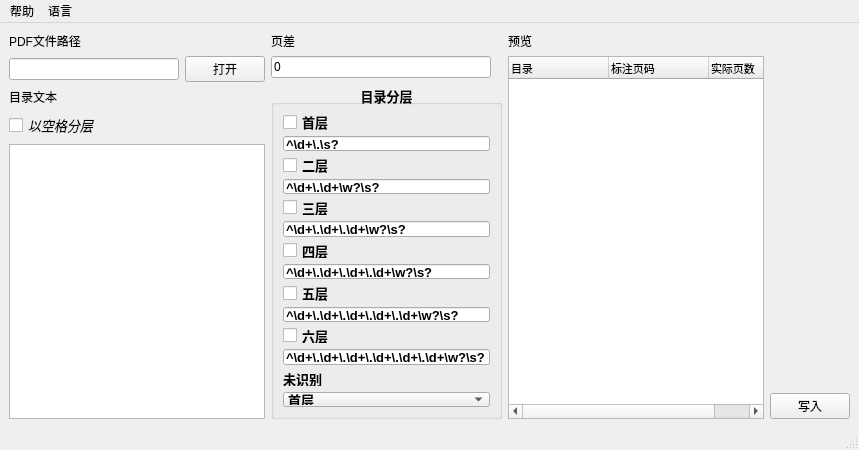
<?xml version="1.0" encoding="UTF-8"?>
<ui version="4.0">
 <class>PDFdir</class>
 <widget class="QMainWindow" name="PDFdir">
  <property name="geometry">
   <rect>
    <x>0</x>
    <y>0</y>
    <width>859</width>
    <height>450</height>
   </rect>
  </property>
  <property name="sizePolicy">
   <sizepolicy hsizetype="Ignored" vsizetype="Ignored">
    <horstretch>0</horstretch>
    <verstretch>0</verstretch>
   </sizepolicy>
  </property>
  <property name="minimumSize">
   <size>
    <width>330</width>
    <height>450</height>
   </size>
  </property>
  <property name="maximumSize">
   <size>
    <width>1000000</width>
    <height>1000000</height>
   </size>
  </property>
  <property name="acceptDrops">
   <bool>true</bool>
  </property>
  <property name="windowTitle">
   <string>PDFdir</string>
  </property>
  <widget class="QWidget" name="main_widget">
   <layout class="QHBoxLayout" name="horizontalLayout_5">
    <item>
     <layout class="QVBoxLayout" name="verticalLayout">
      <item>
       <widget class="QLabel" name="pdf_path_label">
        <property name="text">
         <string>PDF文件路径</string>
        </property>
       </widget>
      </item>
      <item>
       <layout class="QHBoxLayout" name="horizontalLayout">
        <item>
         <widget class="QLineEdit" name="pdf_path_edit"/>
        </item>
        <item>
         <widget class="QPushButton" name="open_button">
          <property name="text">
           <string>打开</string>
          </property>
         </widget>
        </item>
       </layout>
      </item>
      <item>
       <widget class="QLabel" name="dir_text_label">
        <property name="text">
         <string>目录文本</string>
        </property>
       </widget>
      </item>
      <item>
       <widget class="QCheckBox" name="space_level_box">
        <property name="font">
         <font>
          <pointsize>10</pointsize>
          <italic>true</italic>
         </font>
        </property>
        <property name="text">
         <string>以空格分层</string>
        </property>
       </widget>
      </item>
      <item>
       <widget class="QTextEdit" name="dir_text_edit">
        <property name="font">
         <font>
          <pointsize>8</pointsize>
          <italic>true</italic>
         </font>
        </property>
        <property name="html">
         <string>&lt;!DOCTYPE HTML PUBLIC &quot;-//W3C//DTD HTML 4.0//EN&quot; &quot;http://www.w3.org/TR/REC-html40/strict.dtd&quot;&gt;
&lt;html&gt;&lt;head&gt;&lt;meta name=&quot;qrichtext&quot; content=&quot;1&quot; /&gt;&lt;style type=&quot;text/css&quot;&gt;
p, li { white-space: pre-wrap; }
&lt;/style&gt;&lt;/head&gt;&lt;body style=&quot; font-family:'.AppleSystemUIFont'; font-size:8pt; font-weight:400; font-style:italic;&quot;&gt;
&lt;p style=&quot;-qt-paragraph-type:empty; margin-top:0px; margin-bottom:0px; margin-left:0px; margin-right:0px; -qt-block-indent:0; text-indent:0px; font-family:'SimSun'; font-style:normal;&quot;&gt;&lt;br /&gt;&lt;/p&gt;&lt;/body&gt;&lt;/html&gt;</string>
        </property>
        <property name="acceptRichText">
         <bool>false</bool>
        </property>
       </widget>
      </item>
     </layout>
    </item>
    <item>
     <layout class="QVBoxLayout" name="verticalLayout_3">
      <item>
       <spacer name="verticalSpacer_2">
        <property name="orientation">
         <enum>Qt::Vertical</enum>
        </property>
        <property name="sizeHint" stdset="0">
         <size>
          <width>20</width>
          <height>40</height>
         </size>
        </property>
       </spacer>
      </item>
      <item>
       <widget class="QLabel" name="offset_label">
        <property name="text">
         <string>页差</string>
        </property>
       </widget>
      </item>
      <item>
       <widget class="QLineEdit" name="offset_edit">
        <property name="maximumSize">
         <size>
          <width>220</width>
          <height>16777215</height>
         </size>
        </property>
        <property name="inputMethodHints">
         <set>Qt::ImhDigitsOnly</set>
        </property>
        <property name="inputMask">
         <string/>
        </property>
        <property name="text">
         <string>0</string>
        </property>
        <property name="maxLength">
         <number>32767</number>
        </property>
       </widget>
      </item>
      <item>
       <widget class="QGroupBox" name="sub_dir_group">
        <property name="maximumSize">
         <size>
          <width>240</width>
          <height>16777215</height>
         </size>
        </property>
        <property name="font">
         <font>
          <pointsize>10</pointsize>
          <weight>75</weight>
          <italic>false</italic>
          <bold>true</bold>
          <underline>false</underline>
          <kerning>true</kerning>
         </font>
        </property>
        <property name="autoFillBackground">
         <bool>true</bool>
        </property>
        <property name="title">
         <string>目录分层</string>
        </property>
        <property name="alignment">
         <set>Qt::AlignCenter</set>
        </property>
        <property name="flat">
         <bool>false</bool>
        </property>
        <property name="checkable">
         <bool>false</bool>
        </property>
        <layout class="QVBoxLayout" name="verticalLayout_2">
         <item>
          <widget class="QCheckBox" name="level0_box">
           <property name="text">
            <string>首层</string>
           </property>
          </widget>
         </item>
         <item>
          <widget class="QLineEdit" name="level0_edit">
           <property name="maximumSize">
            <size>
             <width>220</width>
             <height>16777215</height>
            </size>
           </property>
           <property name="text">
            <string extracomment="可变部分用*代替，如“第*部分”">^\d+\.\s?</string>
           </property>
           <property name="echoMode">
            <enum>QLineEdit::Normal</enum>
           </property>
          </widget>
         </item>
         <item>
          <widget class="QCheckBox" name="level1_box">
           <property name="text">
            <string>二层</string>
           </property>
          </widget>
         </item>
         <item>
          <widget class="QLineEdit" name="level1_edit">
           <property name="maximumSize">
            <size>
             <width>220</width>
             <height>16777215</height>
            </size>
           </property>
           <property name="text">
            <string extracomment="可变部分用*代替，如“第*章”">^\d+\.\d+\w?\s?</string>
           </property>
          </widget>
         </item>
         <item>
          <widget class="QCheckBox" name="level2_box">
           <property name="text">
            <string>三层</string>
           </property>
          </widget>
         </item>
         <item>
          <widget class="QLineEdit" name="level2_edit">
           <property name="maximumSize">
            <size>
             <width>220</width>
             <height>16777215</height>
            </size>
           </property>
           <property name="text">
            <string extracomment="可变部分用*代替，如“第*节”">^\d+\.\d+\.\d+\w?\s?</string>
           </property>
          </widget>
         </item>
         <item>
          <widget class="QCheckBox" name="level3_box">
           <property name="text">
            <string>四层</string>
           </property>
          </widget>
         </item>
         <item>
          <widget class="QLineEdit" name="level3_edit">
           <property name="maximumSize">
            <size>
             <width>220</width>
             <height>16777215</height>
            </size>
           </property>
           <property name="text">
            <string>^\d+\.\d+\.\d+\.\d+\w?\s?</string>
           </property>
          </widget>
         </item>
         <item>
          <widget class="QCheckBox" name="level4_box">
           <property name="text">
            <string>五层</string>
           </property>
          </widget>
         </item>
         <item>
          <widget class="QLineEdit" name="level4_edit">
           <property name="maximumSize">
            <size>
             <width>220</width>
             <height>16777215</height>
            </size>
           </property>
           <property name="text">
            <string>^\d+\.\d+\.\d+\.\d+\.\d+\w?\s?</string>
           </property>
          </widget>
         </item>
         <item>
          <widget class="QCheckBox" name="level5_box">
           <property name="text">
            <string>六层</string>
           </property>
          </widget>
         </item>
         <item>
          <widget class="QLineEdit" name="level5_edit">
           <property name="maximumSize">
            <size>
             <width>220</width>
             <height>16777215</height>
            </size>
           </property>
           <property name="text">
            <string>^\d+\.\d+\.\d+\.\d+\.\d+\.\d+\w?\s?</string>
           </property>
          </widget>
         </item>
         <item>
          <widget class="QLabel" name="unknown_level_label">
           <property name="text">
            <string extracomment="以上三层均未识别出的时归为哪层">未识别</string>
           </property>
          </widget>
         </item>
         <item>
          <widget class="QComboBox" name="unknown_level_box">
           <property name="maximumSize">
            <size>
             <width>220</width>
             <height>16777215</height>
            </size>
           </property>
           <property name="currentText">
            <string extracomment="以上三层均未识别出的时归为哪层">首层</string>
           </property>
           <item>
            <property name="text">
             <string>首层</string>
            </property>
           </item>
           <item>
            <property name="text">
             <string>二层</string>
            </property>
           </item>
           <item>
            <property name="text">
             <string>三层</string>
            </property>
           </item>
           <item>
            <property name="text">
             <string>四层</string>
            </property>
           </item>
           <item>
            <property name="text">
             <string>五层</string>
            </property>
           </item>
           <item>
            <property name="text">
             <string>六层</string>
            </property>
           </item>
          </widget>
         </item>
        </layout>
       </widget>
      </item>
     </layout>
    </item>
    <item>
     <layout class="QVBoxLayout" name="verticalLayout_4">
      <item>
       <widget class="QLabel" name="preview_label">
        <property name="text">
         <string>预览</string>
        </property>
       </widget>
      </item>
      <item>
       <widget class="QTreeWidget" name="dir_tree_widget">
        <property name="enabled">
         <bool>true</bool>
        </property>
        <property name="font">
         <font>
          <pointsize>8</pointsize>
          <weight>50</weight>
          <bold>false</bold>
         </font>
        </property>
        <property name="contextMenuPolicy">
         <enum>Qt::CustomContextMenu</enum>
        </property>
        <property name="acceptDrops">
         <bool>true</bool>
        </property>
        <property name="autoScroll">
         <bool>false</bool>
        </property>
        <property name="editTriggers">
         <set>QAbstractItemView::NoEditTriggers</set>
        </property>
        <property name="dragDropMode">
         <enum>QAbstractItemView::DragDrop</enum>
        </property>
        <property name="defaultDropAction">
         <enum>Qt::MoveAction</enum>
        </property>
        <property name="selectionMode">
         <enum>QAbstractItemView::ExtendedSelection</enum>
        </property>
        <property name="autoExpandDelay">
         <number>1</number>
        </property>
        <attribute name="headerVisible">
         <bool>true</bool>
        </attribute>
        <attribute name="headerCascadingSectionResizes">
         <bool>false</bool>
        </attribute>
        <attribute name="headerStretchLastSection">
         <bool>false</bool>
        </attribute>
        <column>
         <property name="text">
          <string>目录</string>
         </property>
         <property name="font">
          <font>
           <family>黑体</family>
          </font>
         </property>
        </column>
        <column>
         <property name="text">
          <string>标注页码</string>
         </property>
         <property name="font">
          <font>
           <family>黑体</family>
          </font>
         </property>
        </column>
        <column>
         <property name="text">
          <string>实际页数</string>
         </property>
        </column>
       </widget>
      </item>
     </layout>
    </item>
    <item>
     <layout class="QVBoxLayout" name="verticalLayout_5">
      <item>
       <spacer name="verticalSpacer">
        <property name="orientation">
         <enum>Qt::Vertical</enum>
        </property>
        <property name="sizeHint" stdset="0">
         <size>
          <width>20</width>
          <height>40</height>
         </size>
        </property>
       </spacer>
      </item>
      <item>
       <widget class="QPushButton" name="export_button">
        <property name="text">
         <string>写入</string>
        </property>
       </widget>
      </item>
     </layout>
    </item>
   </layout>
  </widget>
  <widget class="QStatusBar" name="statusbar">
   <property name="font">
    <font>
     <pointsize>7</pointsize>
    </font>
   </property>
  </widget>
  <widget class="QMenuBar" name="menuBar">
   <property name="geometry">
    <rect>
     <x>0</x>
     <y>0</y>
     <width>859</width>
     <height>24</height>
    </rect>
   </property>
   <widget class="QMenu" name="help_menu">
    <property name="title">
     <string>帮助</string>
    </property>
    <addaction name="home_page_action"/>
    <addaction name="help_action"/>
    <addaction name="update_action"/>
   </widget>
   <widget class="QMenu" name="menu">
    <property name="title">
     <string>语言</string>
    </property>
    <addaction name="english_action"/>
    <addaction name="chinese_action"/>
   </widget>
   <addaction name="help_menu"/>
   <addaction name="menu"/>
  </widget>
  <action name="home_page_action">
   <property name="text">
    <string>主页</string>
   </property>
  </action>
  <action name="help_action">
   <property name="text">
    <string>帮助手册</string>
   </property>
  </action>
  <action name="update_action">
   <property name="text">
    <string>检查更新</string>
   </property>
  </action>
  <action name="english_action">
   <property name="text">
    <string>English</string>
   </property>
  </action>
  <action name="chinese_action">
   <property name="text">
    <string>中文</string>
   </property>
  </action>
 </widget>
 <resources/>
 <connections/>
</ui>
